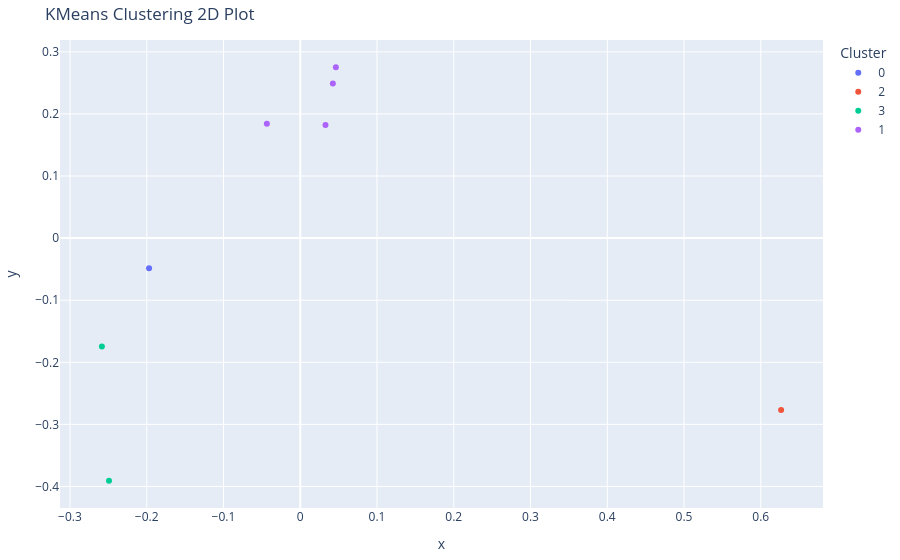

The cell this chart's notebook holds for it:
### Markdown cell above
## Step 7: Visualize Clusters in 2D (PCA)

This plot reduces the document-term matrix down to two dimensions using PCA (Principal Component Analysis), and shows how the documents are grouped into clusters. Each dot is a document, and colors represent clusters.

You can:
- View the interactive plot in the notebook
- Save the plot as a PNG or SVG
- Export a CSV file that shows the coordinates and cluster assignments for each document

This is a great way to get a quick visual overview of your clustered data.

### Code cell
# Create a 2D scatter plot using PCA-reduced coordinates
# Each point is a document colored by its cluster
kmeans.plot_2d(show=True)

### Figure 1 — Plotly figure (JSON) as saved in the notebook; plotly's stock layout.template omitted (floating-point values rounded to 4 significant figures)
{"data": [{"hovertemplate": "<b>%{hovertext}</b><br><br>Cluster=0<br>x=%{x}<br>y=%{y}<extra></extra>", "hovertext": ["AI_The_Hermit"], "legendgroup": "0", "marker": {"color": "#636efa", "symbol": "circle"}, "mode": "markers", "name": "0", "orientation": "v", "showlegend": true, "type": "scatter", "x": [-0.197], "xaxis": "x", "y": [-0.0485], "yaxis": "y"}, {"hovertemplate": "<b>%{hovertext}</b><br><br>Cluster=2<br>x=%{x}<br>y=%{y}<extra></extra>", "hovertext": ["AI_The_Invention"], "legendgroup": "2", "marker": {"color": "#EF553B", "symbol": "circle"}, "mode": "markers", "name": "2", "orientation": "v", "showlegend": true, "type": "scatter", "x": [0.6265], "xaxis": "x", "y": [-0.2768], "yaxis": "y"}, {"hovertemplate": "<b>%{hovertext}</b><br><br>Cluster=3<br>x=%{x}<br>y=%{y}<extra></extra>", "hovertext": ["HenryWP_ThePirate", "HenryWP_ThePirate_Short"], "legendgroup": "3", "marker": {"color": "#00cc96", "symbol": "circle"}, "mode": "markers", "name": "3", "orientation": "v", "showlegend": true, "type": "scatter", "x": [-0.2585, -0.2492], "xaxis": "x", "y": [-0.1747, -0.391], "yaxis": "y"}, {"hovertemplate": "<b>%{hovertext}</b><br><br>Cluster=1<br>x=%{x}<br>y=%{y}<extra></extra>", "hovertext": ["Irving_RipVanWInkle", "Lippard_BelOfPrairieEden", "Melville_MobyDick", "Poe_FallOfHouseUsher_1839"], "legendgroup": "1", "marker": {"color": "#ab63fa", "symbol": "circle"}, "mode": "markers", "name": "1", "orientation": "v", "showlegend": true, "type": "scatter", "x": [0.04246, 0.04637, 0.03285, -0.04353], "xaxis": "x", "y": [0.2491, 0.2754, 0.1821, 0.1844], "yaxis": "y"}], "layout": {"legend": {"title": {"text": "Cluster"}, "tracegroupgap": 0}, "margin": {"b": 10, "l": 12, "r": 10, "t": 40}, "title": {"text": "KMeans Clustering 2D Plot"}, "xaxis": {"anchor": "y", "domain": [0, 1], "title": {"text": "x"}}, "yaxis": {"anchor": "x", "domain": [0, 1], "title": {"text": "y"}}}}
